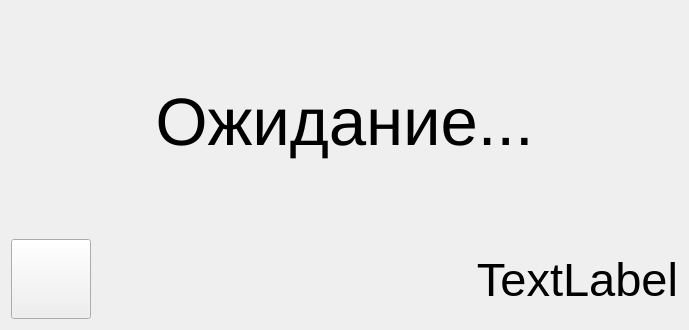
<?xml version="1.0" encoding="UTF-8"?>
<ui version="4.0">
 <class>StandbyFrame</class>
 <widget class="QWidget" name="StandbyFrame">
  <property name="geometry">
   <rect>
    <x>0</x>
    <y>0</y>
    <width>689</width>
    <height>330</height>
   </rect>
  </property>
  <property name="sizePolicy">
   <sizepolicy hsizetype="Preferred" vsizetype="Preferred">
    <horstretch>0</horstretch>
    <verstretch>0</verstretch>
   </sizepolicy>
  </property>
  <property name="sizeIncrement">
   <size>
    <width>1</width>
    <height>1</height>
   </size>
  </property>
  <property name="windowTitle">
   <string>Form</string>
  </property>
  <layout class="QGridLayout" name="gridLayout">
   <property name="sizeConstraint">
    <enum>QLayout::SetMaximumSize</enum>
   </property>
   <item row="1" column="0">
    <widget class="QPushButton" name="btnEnable">
     <property name="minimumSize">
      <size>
       <width>60</width>
       <height>60</height>
      </size>
     </property>
     <property name="maximumSize">
      <size>
       <width>80</width>
       <height>80</height>
      </size>
     </property>
     <property name="text">
      <string/>
     </property>
     <property name="icon">
      <iconset resource="../resources.qrc">
       <normaloff>:/images/power-button-off.png</normaloff>:/images/power-button-off.png</iconset>
     </property>
     <property name="iconSize">
      <size>
       <width>42</width>
       <height>42</height>
      </size>
     </property>
    </widget>
   </item>
   <item row="0" column="0" colspan="2">
    <widget class="QLabel" name="label">
     <property name="sizePolicy">
      <sizepolicy hsizetype="Minimum" vsizetype="Minimum">
       <horstretch>0</horstretch>
       <verstretch>0</verstretch>
      </sizepolicy>
     </property>
     <property name="font">
      <font>
       <pointsize>50</pointsize>
      </font>
     </property>
     <property name="text">
      <string>Ожидание...</string>
     </property>
     <property name="alignment">
      <set>Qt::AlignCenter</set>
     </property>
    </widget>
   </item>
   <item row="1" column="1">
    <widget class="QLabel" name="lblTime">
     <property name="font">
      <font>
       <pointsize>35</pointsize>
      </font>
     </property>
     <property name="text">
      <string>TextLabel</string>
     </property>
     <property name="alignment">
      <set>Qt::AlignRight|Qt::AlignTrailing|Qt::AlignVCenter</set>
     </property>
    </widget>
   </item>
  </layout>
 </widget>
 <resources>
  <include location="../resources.qrc"/>
 </resources>
 <connections/>
</ui>
